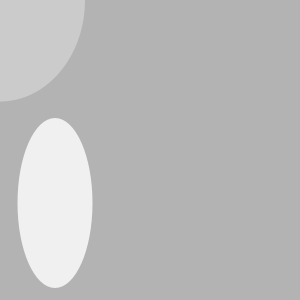
Frame 1 (no input)
Frame 60 (the mouse pressed at the canvas centre just before this capture): identical to frame 1, image omitted
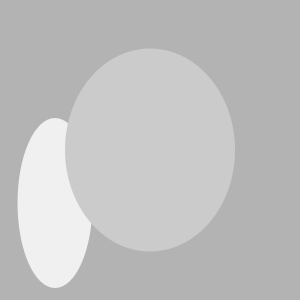
Frame 120 (the mouse held since frame 60 and released just before this capture)

The Processing sketch that drew these frames (run headless with seeded random() and noise(); from frame 60 on, the mouse is pressed at the canvas centre):

// Processing sketch: processing_82359
// ── processing_82359.pde

void setup()
{
size(300,300);
background(179);
}

void draw()
{
  
//Créer 4 variables
//Créer ellipses en utilisant que les variables

background(179);

//Mes variables :

int PremiereVariable;
PremiereVariable = 55;

int DeuxiemeVariable;
DeuxiemeVariable = 203;

int TroisiemeVariable;
TroisiemeVariable = 75;

int QuatriemeVariable;
QuatriemeVariable = 170;

//Pour connaitre les coordonnées de ma souris en X et Y :

println(mouseX + " " + mouseY);

//Je crée mes ellipses en utilisant mes variables :

noStroke();
fill(240);
ellipse(PremiereVariable,DeuxiemeVariable,TroisiemeVariable,QuatriemeVariable);
fill(203);
ellipse(mouseX,mouseY,QuatriemeVariable,DeuxiemeVariable);


}  
